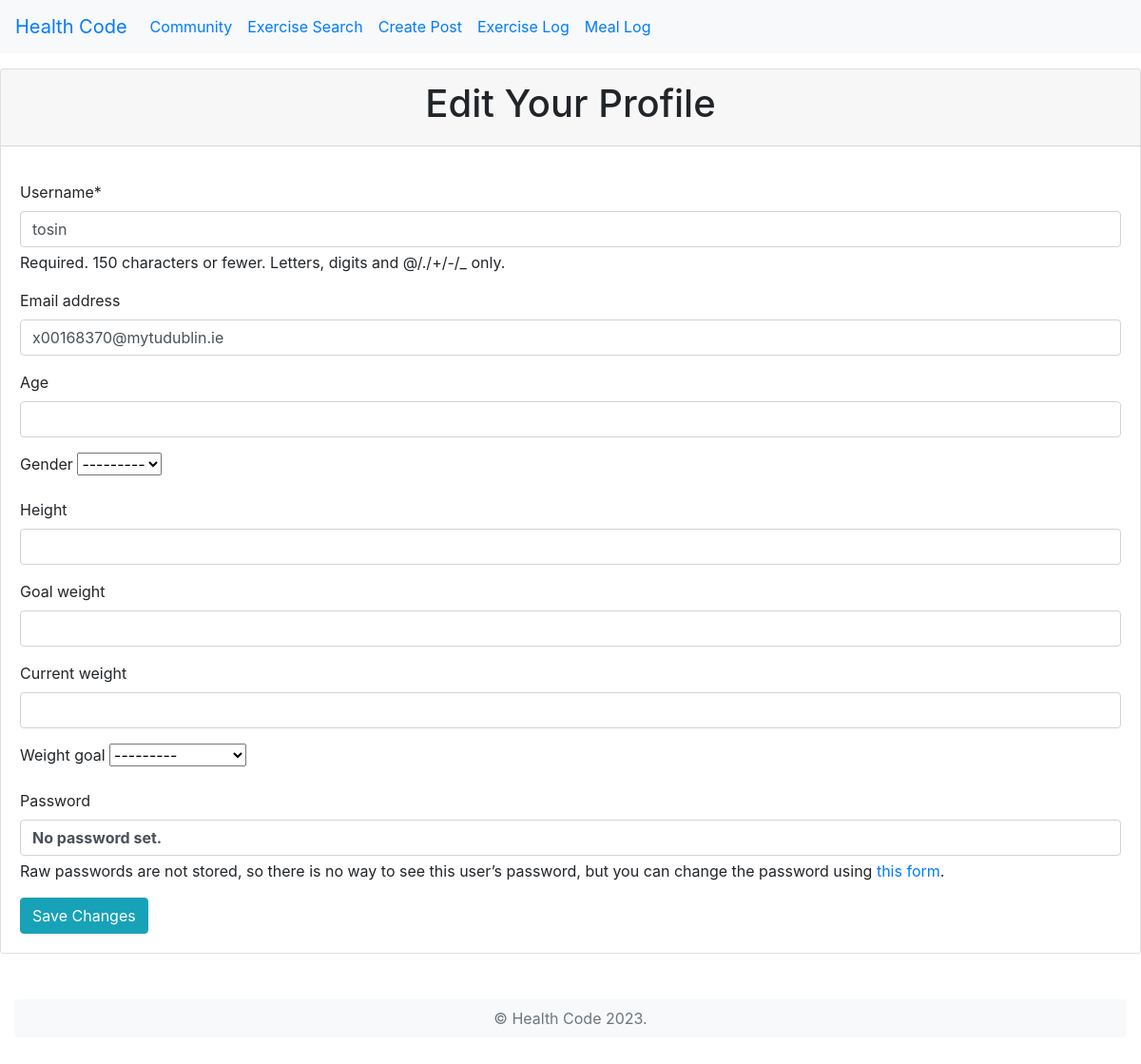
The page /calorieTracker/edit_profile/ (signed in) on the database its author committed.
### calorieTracker/models.py (models this page shows, shortened)
class CustomUser(AbstractUser):
    age = models.DateField(blank=True, null=True)
    goal_weight = models.FloatField(null=True, blank=True)
    current_weight = models.FloatField(null=True, blank=True)
    height = models.FloatField(null=True, blank=True)
    weight_goal = models.CharField(
        max_length=20,
        choices=[('lose', 'Lose Weight'), ('gain', 'Gain Weight'), ('maintain', 'Maintain Weight')],
        null=True, blank=True
    )
    gender = models.CharField(
        max_length=10,
        choices=[('male', 'Male'), ('female', 'Female')],
        null=True, blank=True
    )

### calorieTracker/views.py (the view)
# urls.py: path('edit_profile/', edit_profile, name='edit_profile'),
def edit_profile(request):
    if request.method == 'POST':
        form = CustomUserChangeForm(request.POST, instance=request.user)
        if form.is_valid():
            form.save()
            return redirect('profile')
    else:
        form = CustomUserChangeForm(instance=request.user)
    return render(request, 'edit_profile.html', {'form': form})

### calorieTracker/forms.py
class CustomUserChangeForm(UserChangeForm):
    class Meta:
        model = CustomUser
        fields = ('username', 'email', 'age', 'gender', 'height','goal_weight', 'current_weight', 'weight_goal')

### calorieTracker/templates/edit_profile.html (shortened to what this page needs)
{% load crispy_forms_tags %}
<!DOCTYPE html>
<html lang="en">
<head>
    <link rel="stylesheet" href="https://cdn.jsdelivr.net/npm/bootstrap@4.0.0/dist/css/bootstrap.min.css"
>
</head>
<body>
    <nav class="navbar bg-light navbar-expand-sm mb-3">
        <a href="{% url 'home' %}" class="navbar-brand">Health Code</a>
        <ul class="navbar-nav">
            <li class="nav-item ">
                <a class="nav-link" href="{% url 'community:community_list' %}">Community</a>
            </li>
            <li class="nav-item ">
                <a class="nav-link" href="{% url 'calorieTracker:muscle_search' %}">Exercise Search</a>
            </li>
            {% if user.is_authenticated %}
            <li class="nav-item ">
                <a class="nav-link" href="{% url 'community:community' %}">Create Post</a>
            </li>
            <li class="nav-item ">
                <a class="nav-link" href="{% url 'calorieTracker:exercise' %}">Exercise Log</a>
            </li>
            <li class="nav-item ">
                <a class="nav-link" href="{% url 'calorieTracker:meal' %}">Meal Log</a>
            </li>
            {% else %}
            <p class="login mt-2">You are currently not logged in</p>
            <a href="{% url 'calorieTracker:signin' %}" class="login mt-2 ml-1"> Login</a>
            <a href="{% url 'calorieTracker:signup' %}" class="login mt-2 ml-1">| or sign up now</a>
            {% endif %}
        </ul>
    </nav>
    <div class="card">
        <div class="card-header text-center mb-3">
            <h1>Edit Your Profile</h1>
        </div>
        <div class="card-body">
            <form method="POST">
                {{ form | crispy }}
                <button type="submit" class="btn btn-info">Save Changes</button>
            </form>
        </div>
    </div>
    <div class="container-fluid mb-5 mt-5">
        <footer class="rounded bg-light">
            <p class="text-center text-secondary py-2">&copy; Health Code 2023.</p>
        </footer>
</body>
</html>

### rows shown on the page
CustomUser: username "tosin", email "x00168370@mytudublin.ie", gender "---------", weight_goal "---------"
